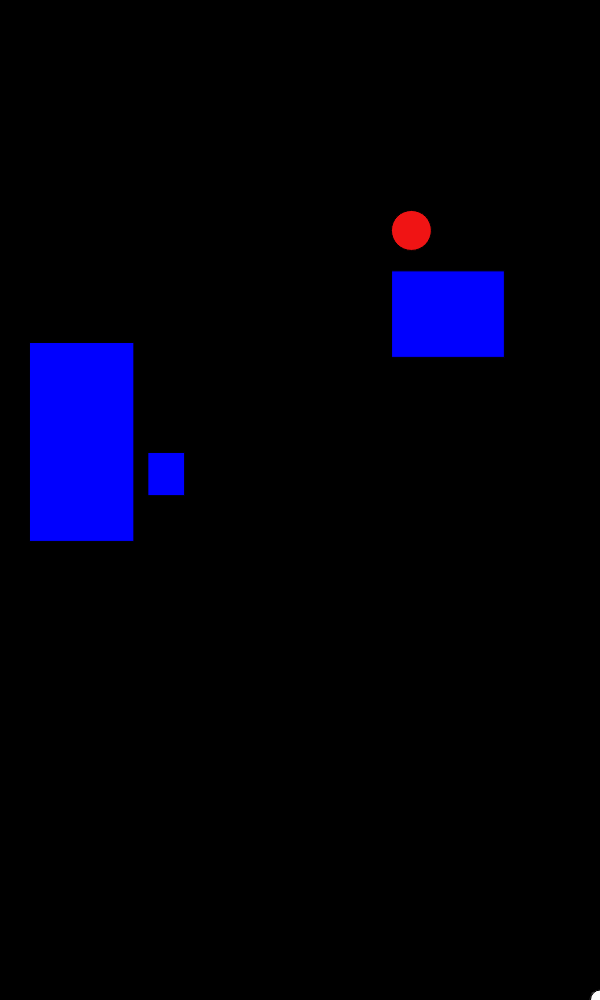
Frame 1 (no input)
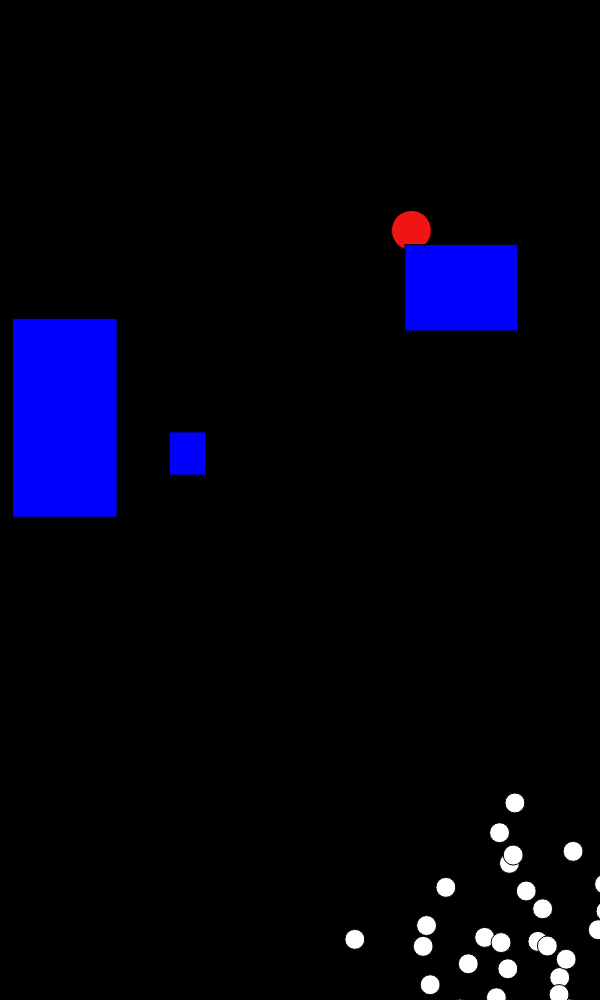
Frame 60 (no input)
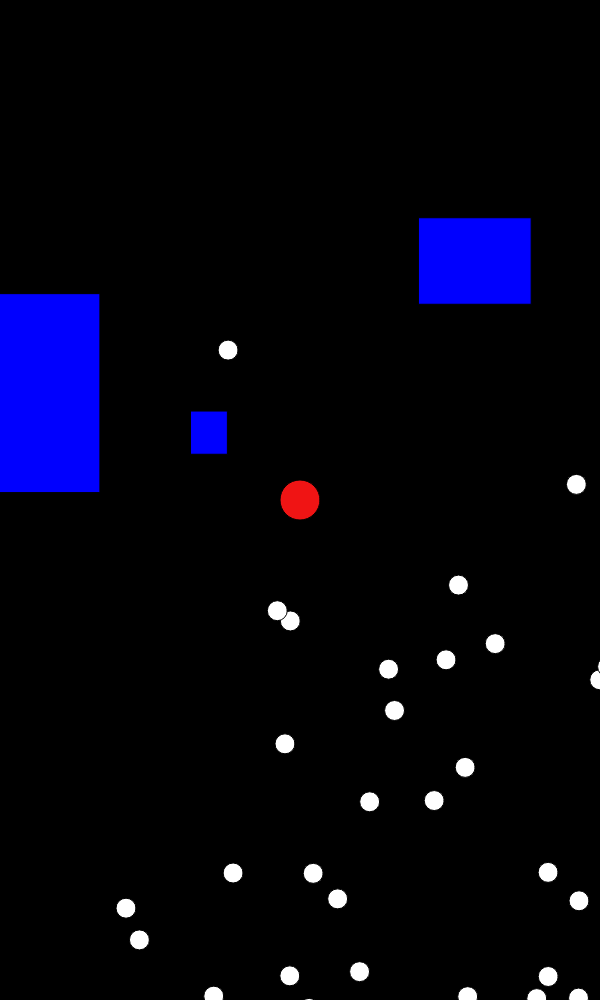
Frame 120 (the mouse pressed at the canvas centre since frame 60)

The p5.js sketch that drew these frames (run headless with seeded random() and noise() and a simulated clock; from frame 60 on, the mouse is pressed at the canvas centre):

// p5.js sketch
// ── sketch.js
function setup() {
  createCanvas(windowWidth / 2, windowHeight);

  this.lifetime = 150;
  this.defaultPopSize = 100;
  this.defaultMutationRate = 0.01;
  this.genPop = true;

  this.population = new Population(this.defaultPopSize, this.lifetime, this.defaultMutationRate);
  this.framec = 0;

  this.targetSize = 40;
  this.target = createVector(this.targetSize + random(width - 2 * this.targetSize), this.targetSize + random(height - 2 * this.targetSize));
  this.targetSize = 40;

  this.maxObsWidth = width / 4;
  this.maxObsHeight = height / 4;

  this.obstacles = [];

  makeRandomObstacles(3);

  this.headerDiv = createDiv("<h3><center> Modify Parameters </center></h3>");
  this.headerDiv.position(windowWidth / 2, 40);

  this.popSizeDiv = createDiv();
  popSizeDiv.position(windowWidth / 2, 100);
  this.popSizeSpan = createSpan("Population Size (Applicable from next generation): <br>");
  popSizeSpan.parent(popSizeDiv);
  this.popSizeSlider = createSlider(1, 500, this.defaultPopSize, 1);
  this.popSizeSlider.style("margin-left", "10px");
  this.popSizeSlider.parent(popSizeDiv);
  this.popSizeDisplay = createSpan(this.defaultPopSize.toString());
  this.popSizeDisplay.parent(popSizeDiv);

  this.mutationRateDiv = createDiv();
  mutationRateDiv.position(windowWidth / 2, 200);
  this.mutationRateSpan = createSpan("Mutation Rate: <br>");
  mutationRateSpan.parent(mutationRateDiv);
  this.mutationRateSlider = createSlider(0, 1, this.defaultMutationRate, 0.001);
  this.mutationRateSlider.style("margin-left", "10px");
  this.mutationRateSlider.parent(mutationRateDiv);
  this.mutationRateDisplay = createSpan(this.defaultMutationRate.toString());
  this.mutationRateDisplay.parent(mutationRateDiv);

}

function draw() {

  if (this.framec < this.lifetime) {

    background(0);
    this.population.update(this.framec, this.obstacles);
    framec++;

  } else if (this.genPop) {

    this.population.mutationRate = this.mutationRateSlider.value();
    this.population.nextGen(this.target, this.popSizeSlider.value());
    //this.genPop = !this.genPop;
    this.framec = 0;

  }

  fill(240, 20, 20);
  ellipse(this.target.x, this.target.y, this.targetSize);

  fill(0, 0, 255);

  for (var i = 0; i < this.obstacles.length; i++) {

    var obstacle = this.obstacles[i];

    rect(obstacle.position.x, obstacle.position.y, obstacle.length, obstacle.breadth);

  }

  this.popSizeDisplay.html(this.popSizeSlider.value().toString());
  this.mutationRateDisplay.html(this.mutationRateSlider.value().toString());

}

function mousePressed() {
  if (mouseX < width) {
    this.target.x = mouseX;
    this.target.y = mouseY;
  }
}

function makeRandomObstacles(number) {

  for (let i = 0; i < number; i++) {

    let obsWidth = random(maxObsWidth);
    let obsHeight = random(maxObsHeight);

    let x = random(width - obsWidth);
    let y = random(height - obsHeight);

    this.obstacles.push(new Obstacle(createVector(x, y), obsWidth, obsHeight));

  }

}
// ── Agent.js


class Agent{
    
    constructor(genes){
        
    this.size = 20;
    this.dna = new DNA(genes);
    this.pos = createVector(windowWidth/2,windowHeight);
    this.vel = createVector();
    this.acc = createVector();
    this.alive = true;
        
    }
    
    
    getF(framec){
        
        this.acc.setMag(0);
        
        if(this.alive){
            
        this.applyForce(this.dna.genotype[framec]);
        }
        else{
            
            this.vel.setMag(0);
            
        }
        
    }
    
    applyForce(f){
        
        this.acc.add(f);
        
    }
    
    update(){
        
        this.vel.add(this.acc);
        this.pos.add(this.vel);
    }
    
    display(){
        
        fill(255,255,255);
        ellipse(this.pos.x,this.pos.y,this.size);
        
    }
    
    die(){
        
        this.alive = false;
        
    }
    
}
// ── DNA.js
class DNA {

    constructor(genes) {
        
        this.genes = genes;
        
        this.genotype = [];
        
    }
    
    randomize(){

        for (var i = 0; i < this.genes; i++) {

            this.genotype[i] = p5.Vector.random2D().mult(0.5);

        }

    }
    
}

// ── Obstacle.js
class Obstacle{
    
    constructor(position,length,breadth){
        
        this.originalPosition = createVector(position.x,position.y);
        this.position = position;
        this.length = length;
        this.breadth = breadth;
        this.vel = p5.Vector.random2D().mult(0.005);
        this.acc = createVector(0,0,0);
        
    }
    
    containsPt(spot) {
        
    if (spot.x > this.position.x && spot.x < (this.position.x + this.length) && spot.y > this.position.y && spot.y < (this.position.y + this.breadth)) {
      return true;
    } else {
      return false;
    }
  }
    
    update(){
        
        this.vel.add(this.acc);
        this.position.add(this.vel);

    }
    
    restore(){
        
//        console.log("restoring");
        this.position = this.originalPosition.copy();
        //        
//        console.log(this.originalPosition);
        
    }
    
}
// ── Population.js
class Population {

    constructor(size, genes,mutationRate) {

        this.popul = [];
        this.newPopul = [];
        this.size = size;
        this.genes = genes;
        this.mutationRate = mutationRate;

        for (var i = 0; i < size; i++) {

            var agent = new Agent(genes);
            agent.dna.randomize();
            this.popul[i] = agent;

        }

    }

    getSize() {
        return this.size;
    }

    
    update(framec,obstacles) {
        
        for (var i = 0; i < this.size; i++) {

            var a = this.popul[i];
            
            for(var j=0;j<obstacles.length;j++){
                
                if(obstacles[j].containsPt(a.pos)){
                    
                    a.die();
                   // console.log("Agent no. " + i + " Died");
                    
                }
                
                obstacles[j].update();
                
            }
            
            a.getF(framec);
            a.update();
            a.display();

        }

    }
    
    nextGen(target){
        
        this.calcFitness(target);
        this.crossover();
        this.mutation();
        
        this.popul = this.newPopul;
        
        this.matingPool = [];
        this.newPopul = [];
        
        for(var j=0;j<obstacles.length;j++){
                
                obstacles[j].restore();
                
            }
            
        
    }
    
    calcFitness(target){
        
        this.fitness = [];
        this.matingPool = [];
        
        for (var i = 0; i < this.size; i++) {

            let fitnessv = this.popul[i].pos;
            fitnessv = p5.Vector.sub(fitnessv,target);
            this.fitness[i] = 10000/fitnessv.mag();
            if(!this.popul[i].alive){
                
                this.fitness[i] = this.fitness[i]/2;
                
            }
            this.fitness[i] = floor(this.fitness[i]);
            
            for(var j=0;j<this.fitness[i];j++){
                
                this.matingPool.push(this.popul[i]);
                
            }

        }
        
    }
    
    crossover(){
        
        for(var i=0;i<this.size;i++){
            
            var parent1 = random(this.matingPool);
            var parent2 = random(this.matingPool);
    
            var breakpt = random(this.genes);
            var agent = new Agent(this.genes);
        
            for(var j=0;j<this.genes;j++){
                
                if(i<=breakpt){
                agent.dna.genotype[j] = parent1.dna.genotype[j];
                }
                else{
                agent.dna.genotype[j] = parent2.dna.genotype[j];
                }
                
            }
            this.newPopul.push(agent);
        }
    }
    
    mutation(){
        
        for(var i=0;i<this.size;i++){
            
            var mutationCount = 0;
            
            for(var j=0;j<this.genes;j++){
                
                if(random()<this.mutationRate){
                this.newPopul[i].dna.genotype[j] =  p5.Vector.random2D().mult(0.5);
                mutationCount++;
                }
            }
            
            //console.log("No. of mutations for agent " + i + " = " + mutationCount);
            
        }
        
    }
}
